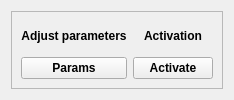
        <widget class="QWidget" name="page_7">
         <layout class="QHBoxLayout" name="horizontalLayout_65">
          <item>
           <widget class="QFrame" name="frame">
            <property name="frameShape">
             <enum>QFrame::StyledPanel</enum>
            </property>
            <property name="frameShadow">
             <enum>QFrame::Raised</enum>
            </property>
            <layout class="QHBoxLayout" name="horizontalLayout_64">
             <item>
              <widget class="QSplitter" name="splitter_4">
               <property name="orientation">
                <enum>Qt::Vertical</enum>
               </property>
               <widget class="QSplitter" name="splitter_3">
                <property name="orientation">
                 <enum>Qt::Horizontal</enum>
                </property>
                <widget class="QWidget" name="widget_13" native="true">
                 <layout class="QHBoxLayout" name="horizontalLayout_63">
                  <item>
                   <layout class="QVBoxLayout" name="verticalLayout_44">
                    <item>
                     <widget class="QLabel" name="algoadjustparamlabel">
                      <property name="font">
                       <font>
                        <bold>true</bold>
                       </font>
                      </property>
                      <property name="text">
                       <string>Adjust parameters</string>
                      </property>
                      <property name="alignment">
                       <set>Qt::AlignCenter</set>
                      </property>
                     </widget>
                    </item>
                    <item>
                     <widget class="QPushButton" name="algoparamsbtn">
                      <property name="font">
                       <font>
                        <bold>true</bold>
                       </font>
                      </property>
                      <property name="text">
                       <string>Params</string>
                      </property>
                      <property name="icon">
                       <iconset resource="resource.qrc">
                        <normaloff>:/icons/icons/adjustment.png</normaloff>:/icons/icons/adjustment.png</iconset>
                      </property>
                      <property name="iconSize">
                       <size>
                        <width>20</width>
                        <height>20</height>
                       </size>
                      </property>
                     </widget>
                    </item>
                   </layout>
                  </item>
                  <item>
                   <layout class="QVBoxLayout" name="verticalLayout_45">
                    <item>
                     <widget class="QLabel" name="algoactivationlabel">
                      <property name="font">
                       <font>
                        <bold>true</bold>
                       </font>
                      </property>
                      <property name="text">
                       <string>Activation</string>
                      </property>
                      <property name="alignment">
                       <set>Qt::AlignCenter</set>
                      </property>
                     </widget>
                    </item>
                    <item>
                     <widget class="QPushButton" name="algoactivalebtn">
                      <property name="font">
                       <font>
                        <bold>true</bold>
                       </font>
                      </property>
                      <property name="text">
                       <string>Activate</string>
                      </property>
                      <property name="icon">
                       <iconset resource="resource.qrc">
                        <normaloff>:/icons/icons/power-button.png</normaloff>:/icons/icons/power-button.png</iconset>
                      </property>
                      <property name="iconSize">
                       <size>
                        <width>20</width>
                        <height>20</height>
                       </size>
                      </property>
                     </widget>
                    </item>
                   </layout>
                  </item>
                 </layout>
                </widget>
               </widget>
              </widget>
             </item>
            </layout>
           </widget>
          </item>
         </layout>
        </widget>
